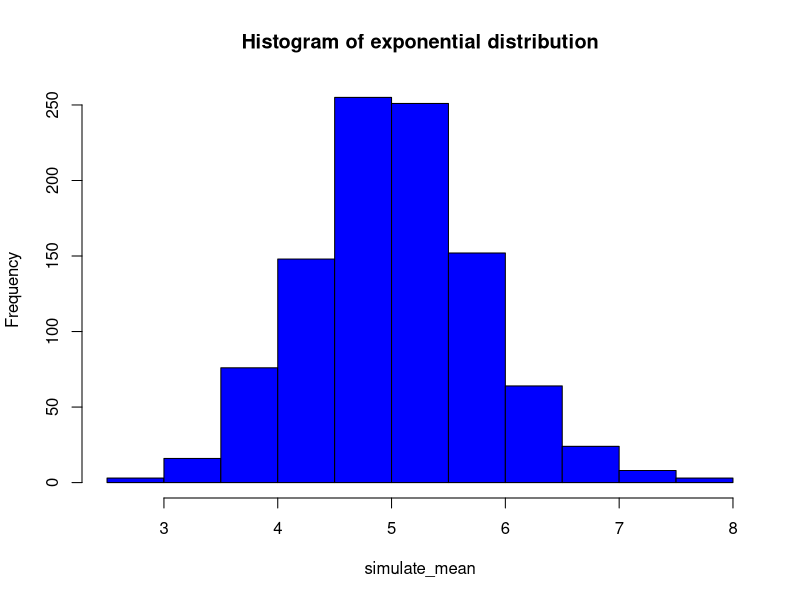
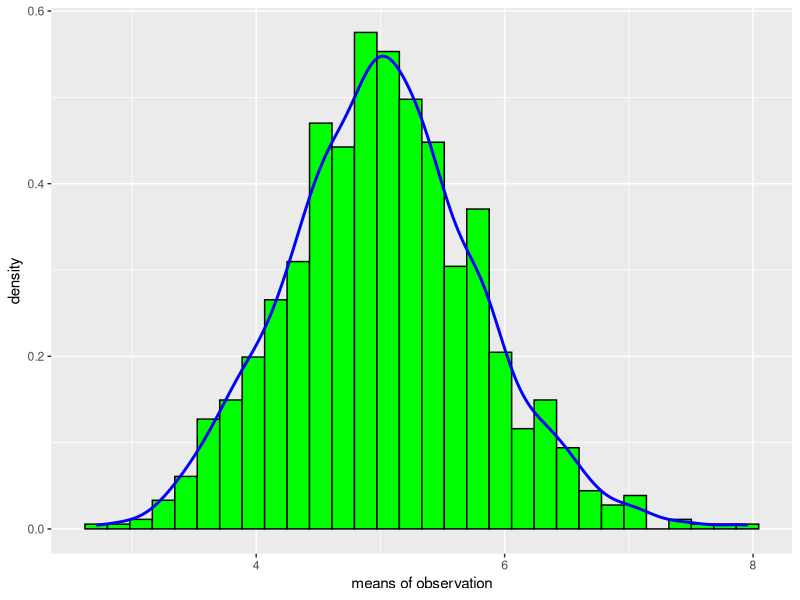

Write the R code that produced these figures, in order.
## ---- chunk 1
lambda = 0.2
n = 40
nsims = 1000
set.seed(240)
## Theoretical values
theo_mean <- 1/lambda
theo_sigma <- 1/lambda /sqrt(n)
## ---- chunk 2
simulate_matrix <- matrix(rexp(nsims * n, rate=lambda), nsims, n)
simulate_mean <- rowMeans(simulate_matrix)
## ---- chunk 3
hist(simulate_mean, col = "blue", main="Histogram of exponential distribution")
## ---- chunk 4
compare_mean<-mean(simulate_mean)
theo_mean <- 1/lambda

## ---- chunk 5
## Mean value to compare
compare_mean
## Theoretical mean value
theo_mean
## ---- chunk 6
actual_var <- var(simulate_mean)
theo_var <- (1/lambda)^2/n
## Actual variance
actual_var

## Theoretical variance
theo_var
## ---- chunk 7
library(ggplot2)
df <- data.frame(simulate_mean);
plot_1 <- ggplot(df, aes(x =simulate_mean))
plot_1 <- plot_1 + geom_histogram(aes(y=..density..), colour="black",
fill = "green")
plot_1 + geom_density(colour="blue", size=1)+  xlab("means of observation");
## ---- chunk 8
actual_interval <- round (mean(simulate_mean) + c(-1,1)*1.96*sd(simulate_mean)/sqrt(n),3)
theory_interval <- theo_mean + c(-1,1)*1.96*sqrt(theo_var)/sqrt(n);

##Actual confidence interval
actual_interval
## Theoretical confidence interval
theory_interval
